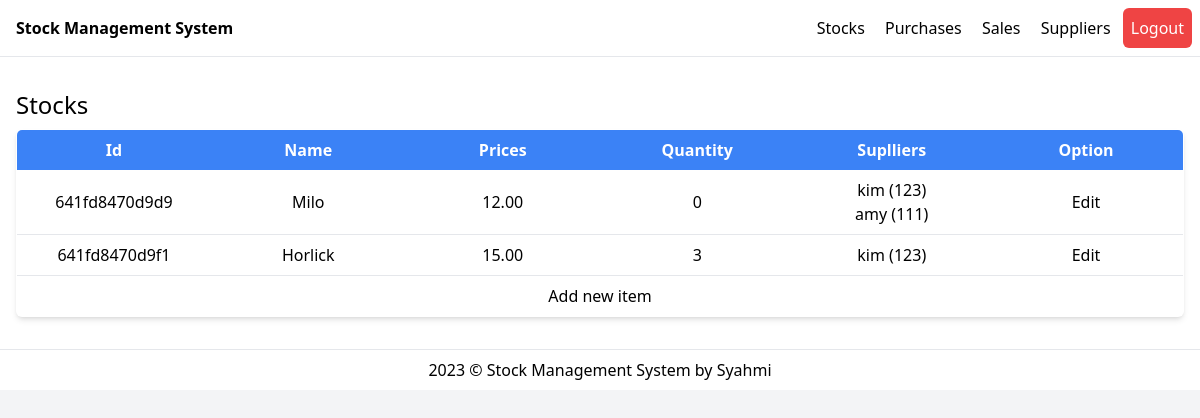
/stocks.php (signed in), run on an earlier commit of the app's database.
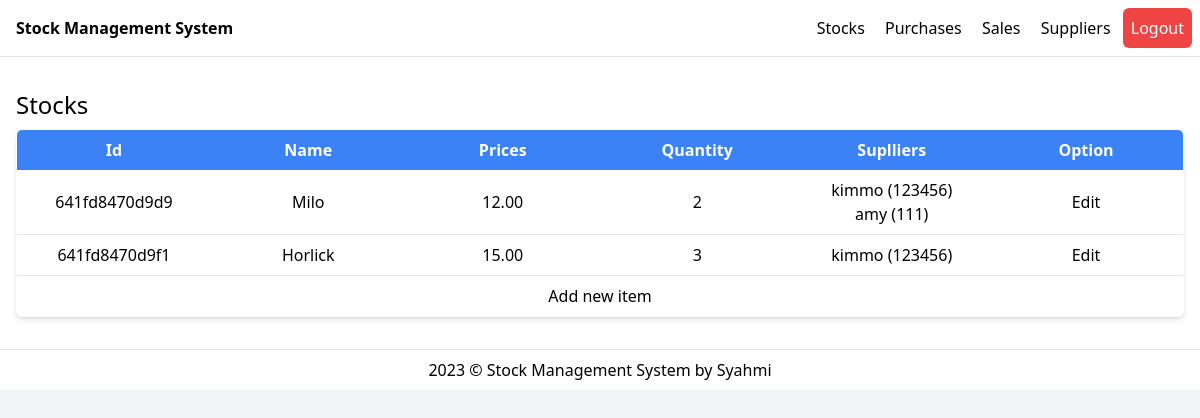
And on a later commit of the database.
### tables this page shows
CREATE TABLE `items` (
  `item_id` varchar(255) NOT NULL,
  `item_name` varchar(255) NOT NULL,
  `item_price` decimal(16,2) NOT NULL
);

CREATE TABLE `suppliers` (
  `supplier_id` int(255) NOT NULL,
  `supplier_name` varchar(255) NOT NULL,
  `supplier_contact` varchar(255) NOT NULL
);

### stocks.php (the view, shortened to what this page needs)
<!DOCTYPE html>
<html lang="en">
<head>
    <script src="https://cdn.tailwindcss.com"></script>
</head>
<body class="bg-gray-100">
    <div class="m-auto bg-white max-w-7xl">
        <?php
            include 'nav.php';
        ?>
        <div class="mt-4 p-4">
            <div class="mb-2 text-2xl">
                Stocks
            </div>
            <table class="border border-gray-200 w-full table-fixed text-center rounded-md overflow-hidden shadow-md">
                <tr class="bg-blue-500 text-white">
                    <th class="p-2">
                        Id
                    </th>
                    <th class="p-2">
                        Name
                    </th>
                    <th class="p-2">
                        Prices
                    </th>
                    <th class="p-2">
                        Quantity
                    </th>
                    <th class="p-2">
                        Suplliers
                    </th>
                    <th class="p-2">
                        Option
                    </th>
                </tr>
                <?php
                    include 'inc/connect.inc.php';
                    $query = "SELECT * FROM items";
                    $result = mysqli_query($connect,$query);
                    while($row = mysqli_fetch_assoc($result)){
                        $item_id = $row['item_id'];
                        $item_name = $row['item_name'];
                        $item_price = $row['item_price'];
                        $query_sale = "SELECT SUM(sale_quantity) AS sale_total FROM sales WHERE item_id='$item_id'";
                        $result_sale = mysqli_query($connect,$query_sale);
                        $row_sale = mysqli_fetch_assoc($result_sale);
                        $item_sale = $row_sale['sale_total'];
                        $query_stock = "SELECT SUM(purchase_quantity) AS purchase_total FROM purchases WHERE item_id='$item_id' AND purchase_status=1";
                        $result_stock = mysqli_query($connect,$query_stock);
                        $row_stock = mysqli_fetch_assoc($result_stock);
                        $item_stock = $row_stock['purchase_total']-$item_sale;
                        $item_suppliers = [];
                        $query_suppliers = "SELECT DISTINCT supplier_id FROM purchases WHERE item_id='$item_id'";
                        $result_suppliers = mysqli_query($connect,$query_suppliers);
                        while($row_suplliers = mysqli_fetch_assoc($result_suppliers)){
                            $item_suppliers[] = $row_suplliers['supplier_id'];
                        }
                        echo '<tr class="border-b border-gray-200">';
                            echo '<td class="p-2">'.$item_id.'</td>';
                            echo '<td class="p-2">'.$item_name.'</td>';
                            echo '<td class="p-2">'.$item_price.'</td>';
                            echo '<td class="p-2">'.$item_stock.'</td>';
                            echo '<td class="p-2">';
                                foreach($item_suppliers as $supplier_id){
                                    $query_supplier = "SELECT * FROM suppliers WHERE supplier_id='$supplier_id'";
                                    $result_supplier = mysqli_query($connect,$query_supplier);
                                    while($row_supplier = mysqli_fetch_assoc($result_supplier)){
                                        echo $row_supplier['supplier_name'].' ('.$row_supplier['supplier_contact'].')<br>';
                                    }
                                }
                            echo '</td>';
                            echo '<td class="p-2">';
                                echo '<a href="item-edit.php?id='.$item_id.'">Edit</a>';
                            echo '</td>';
                        echo '</tr>';
                    }
                    echo '<tr>';
                        echo '<td class="p-2" colspan=6>';
                            echo '<a href="item-add.php">Add new item</a>';
                        echo '</td>';
                    echo '</tr>';
                ?>
            </table>
        </div>
        <?php
            include 'footer.php';
        ?>
    </div>
</body>
</html>

What changed in the data, as far as the page shows it:
computed for items "641fd8470d9d9": item_stock "0" → "2"
changed suppliers: supplier_name "kim" → "kimmo"; supplier_contact "123" → "123456"
